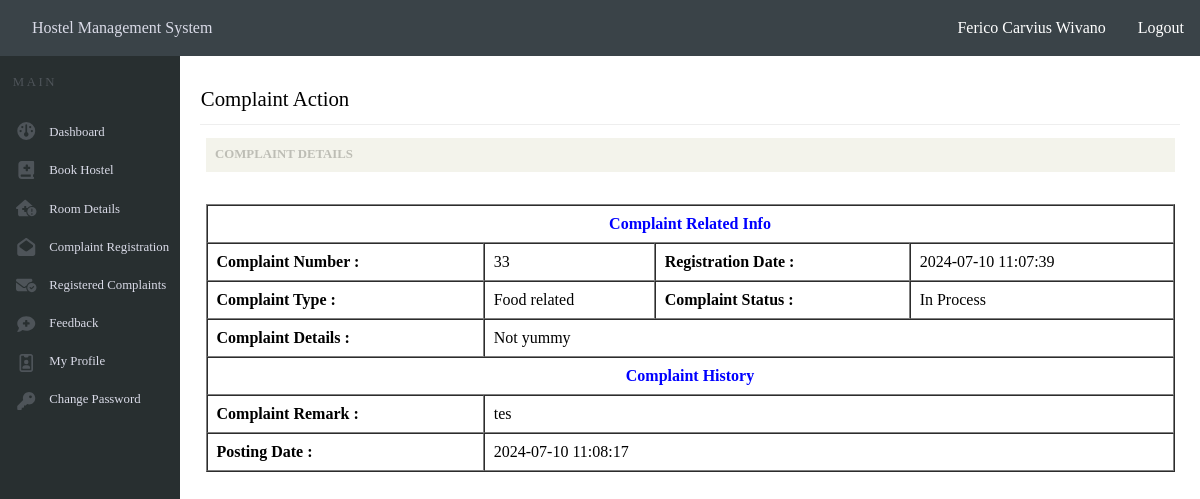
/complaintaction.php?id=33 (signed in), run on the app's committed database.
### tables this page shows
CREATE TABLE `registration` (
  `registration_no` int(3) UNSIGNED NOT NULL,
  `full_name` varchar(100) NOT NULL,
  `gender` varchar(10) NOT NULL,
  `contact_no` varchar(20) NOT NULL,
  `email` varchar(50) NOT NULL,
  `password` varchar(100) NOT NULL,
  `confirm_password` varchar(100) NOT NULL,
  `role` varchar(5) NOT NULL DEFAULT 'user'
);

CREATE TABLE `complaint_action` (
  `complaint_action_id` int(5) NOT NULL,
  `register_complaint_id` int(5) NOT NULL,
  `complaint_remark` varchar(200) NOT NULL DEFAULT 'Unprocessed',
  `posting_date` timestamp NOT NULL DEFAULT current_timestamp()
);

CREATE TABLE `register_complaint` (
  `register_complaint_id` int(5) NOT NULL,
  `registration_no` int(3) NOT NULL,
  `room_no` varchar(8) NOT NULL,
  `complaint_type` varchar(12) NOT NULL,
  `explain_complaint` varchar(300) NOT NULL,
  `file_name` varchar(500) NOT NULL,
  `complaint_status` varchar(30) NOT NULL DEFAULT 'Unprocessed',
  `complaint_date` timestamp NOT NULL DEFAULT current_timestamp()
);

### complaintaction.php (the view, shortened to what this page needs)
<?php
include 'connectdatabase.php';
$complaintId = isset($_GET['id']) ? $_GET['id'] : null;
$email = $_SESSION["email"];
class ComplaintAction {
    private $conn;
    private $complaintId;
    private $email;
    private $fullName;
    private $complaintDetails;
    public function __construct($conn, $complaintId, $email) {
        $this->conn = $conn;
        $this->complaintId = $complaintId;
        $this->email = $email;
        $this->setRegistrationNo();
        $this->setFullName();
        $this->setComplaintDetails();
    }
    private function setRegistrationNo() {
        $query = mysqli_query($this->conn, "SELECT registration_no FROM registration WHERE email = '$this->email'");
    }
    private function setFullName() {
        $queryName = mysqli_query($this->conn, "SELECT full_name FROM registration WHERE email = '$this->email'");
        if ($queryName) {
            $nameResult = mysqli_fetch_assoc($queryName);
            $this->fullName = $nameResult['full_name'];
        } else {
            die("Query failed: " . mysqli_error($this->conn));
        }
    }
    private function setComplaintDetails() {
        $query3 = mysqli_query($this->conn, "SELECT
                                                register_complaint.register_complaint_id,
                                                register_complaint.registration_no,
                                                register_complaint.complaint_date,
                                                register_complaint.complaint_type,
                                                register_complaint.explain_complaint,
                                                register_complaint.complaint_status,
                                                complaint_action.complaint_remark,
                                                complaint_action.posting_date
                                                FROM register_complaint
                                                LEFT JOIN complaint_action ON register_complaint.register_complaint_id = complaint_action.register_complaint_id
                                                WHERE register_complaint.register_complaint_id = '$this->complaintId'
                                                ORDER BY complaint_action.posting_date DESC
                                                LIMIT 1");
        if ($query3) {
            $this->complaintDetails = mysqli_fetch_all($query3, MYSQLI_ASSOC);
        } else {
            die("Query failed: " . mysqli_error($this->conn));
        }
    }
    public function getFullName() {
        return $this->fullName;
    }
    public function getComplaintDetails() {
        return $this->complaintDetails;
    }
}
$complaintAction = new ComplaintAction($conn, $complaintId, $email);
$fullName = $complaintAction->getFullName();
$complaintDetails = $complaintAction->getComplaintDetails();
?>
<!DOCTYPE html>
<html lang="en">
<head>
    <link rel="stylesheet" href="headerandnavbar.css">
    <link rel="stylesheet" href="maincontent.css">
    <link rel="stylesheet" href="roomdetail.css">
</head>
<body>
    <header>
        <a href="dashboarduser.php">Hostel Management System</a>
        <div class="user-info">
            <span><?php echo htmlspecialchars($fullName); ?></span>
            <a href="logout.php">Logout</a>
        </div>
    </header>
    <div class="main">
        <div class="navbar">
            <p id="none">MAIN</p>
            <div class="contentnavbar">
                <div class="iconnavbar">
                </div>
                <div class="textnavbar">
                    <a href="dashboarduser.php"><p id="dashboard">Dashboard</p></a>
                    <a href="bookhostel.php"><p id="book_hostel">Book Hostel</p></a>
                    <a href="roomdetail.php"><p id="room_details">Room Details</p></a>
                    <a href="registercomplaint.php"><p id="complaint_registration">Complaint Registration</p></a>
                    <a href="mycomplaint.php"><p id="registered_complaints">Registered Complaints</p></a>
                    <a href="feedback.php"><p id="feedback">Feedback</p></a>
                    <a href="profile.php"><p id="my_profile2">My Profile</p></a>
                    <a href="changepassword.php"><p id="change_password">Change Password</p></a>
                </div>
            </div>
        </div>
        <div class="maincontent">
            <p id="userlogin">Complaint Action</p>
            <hr>
            <div class="container">
                <div class="box">
                    <div class="boxheader">
                        <p>COMPLAINT DETAILS</p>
                    </div>
                    <div class="boxinfo">
                        <table border="1" cellspacing="0">
                            <thead>
                                <tr>
                                    <th colspan = "4" class="blue">Complaint Related Info</th>
                                </tr>
                            </thead>
                            <tbody>
                                <?php foreach ($complaintDetails as $row) : ?>
                                <tr>
                                    <td class="bold">Complaint Number :</td>
                                    <td><?= $row["register_complaint_id"]; ?></td>
                                    <td class="bold">Registration Date :</td>
                                    <td><?= $row["complaint_date"]; ?></td>
                                </tr>
                                <tr>
                                    <td class="bold">Complaint Type :</td>
                                    <td><?= $row["complaint_type"]; ?></td>
                                    <td class="bold">Complaint Status :</td>
                                    <td colspan="2"><?= $row["complaint_status"]; ?></td>
                                </tr>
                                <tr>
                                    <td class="bold">Complaint Details :</td>
                                    <td colspan="3"><?= $row["explain_complaint"]; ?></td>
                                </tr>
                                <tr>
                                    <td colspan="4" class="blue bold center">Complaint History</td>
                                </tr>
                                <tr>
                                    <td class="bold">Complaint Remark :</td>
                                    <td colspan="3"><?= $row["complaint_remark"]; ?></td>
                                </tr>
                                <tr>
                                    <td class="bold">Posting Date :</td>
                                    <td colspan="3"><?= $row["posting_date"]; ?></td>
                                </tr>
                                <?php endforeach; ?>
                            </tbody>
                        </table>
                    </div>
                </div>
            </div>
        </div>
    </div>
</body>
</html>

### headerandnavbar.css (style rules this page uses)
* { margin: 0; padding: 0; box-sizing: border-box; }
html, body { height: 100%; }
body { display: flex; flex-direction: column; }
header { width: 100%; height: 3.5em; display: flex; align-items: center; justify-content: space-between; background-color: #3A4348; position: fixed; top: 0; left: 0; right: 0; }
header a { margin-left: 2em; color: #DADBE8; text-decoration: none; cursor: pointer; }
.user-info { display: flex; align-items: center; justify-content: space-evenly; padding-right: 1em; }
.user-info span, .user-info a { color: #fff; }
.main { display: flex; flex: 1; margin-top: 3.5em; }
.navbar { background-color: #282F30; width: 15%; height: calc(100% - 3.5em); position: fixed; top: 3.5em; bottom: 0; }
.navbar p { color: #4E5459; letter-spacing: .2em; font-size: .8em; padding: 1.5em 0 0 1em; }
.contentnavbar { display: flex; }
.iconnavbar { display: flex; flex-direction: column; align-items: center; justify-content: space-between; height: 18em; margin: 2em 0 0 1em; }
.textnavbar { display: flex; flex-direction: column; justify-content: space-between; width: 100%; margin-top: 1em; height: 18.8em; }
.textnavbar a { text-decoration: none; }
.textnavbar p { color: #DADBE8; letter-spacing: normal; }

### maincontent.css (style rules this page uses)
.maincontent { width: 100%; margin-left: 15%; overflow-y: auto; height: calc(100vh - 3.5em); }
#userlogin { margin: 1.5em 0 0 1em; font-size: 1.3em; }
hr { background-color: #eee; border: 0 none; color: #eee; height: 1px; margin: .8em auto; width: 96%; }

### roomdetail.css (style rules this page uses)
.container { display: flex; justify-content: center; width: 100%; height: 80%; }
.box { width: 95%; }
.boxheader { background-color: #F3F3EB; padding: .6em; }
.boxheader p { color: #BDBDB5; font-weight: 600; font-size: .8em; }
.boxinfo { width: 100%; margin-top: 2em; padding-bottom: 1em; }
.boxinfo table { width: 100%; }
th, td { padding: 9px; }
.boxinfo table .blue { color: blue; }
.boxinfo table .center { text-align: center; }
.boxinfo table .bold { font-weight: bold; }

### data on the page
registration: full_name "Ferico Carvius Wivano"
complaint_action: register_complaint.register_complaint_id "33", register_complaint.complaint_date "2024-07-10 11:07:39", register_complaint.complaint_type "Food related", register_complaint.complaint_status "In Process", register_complaint.explain_complaint "Not yummy", complaint_remark "tes", posting_date "2024-07-10 11:08:17"
